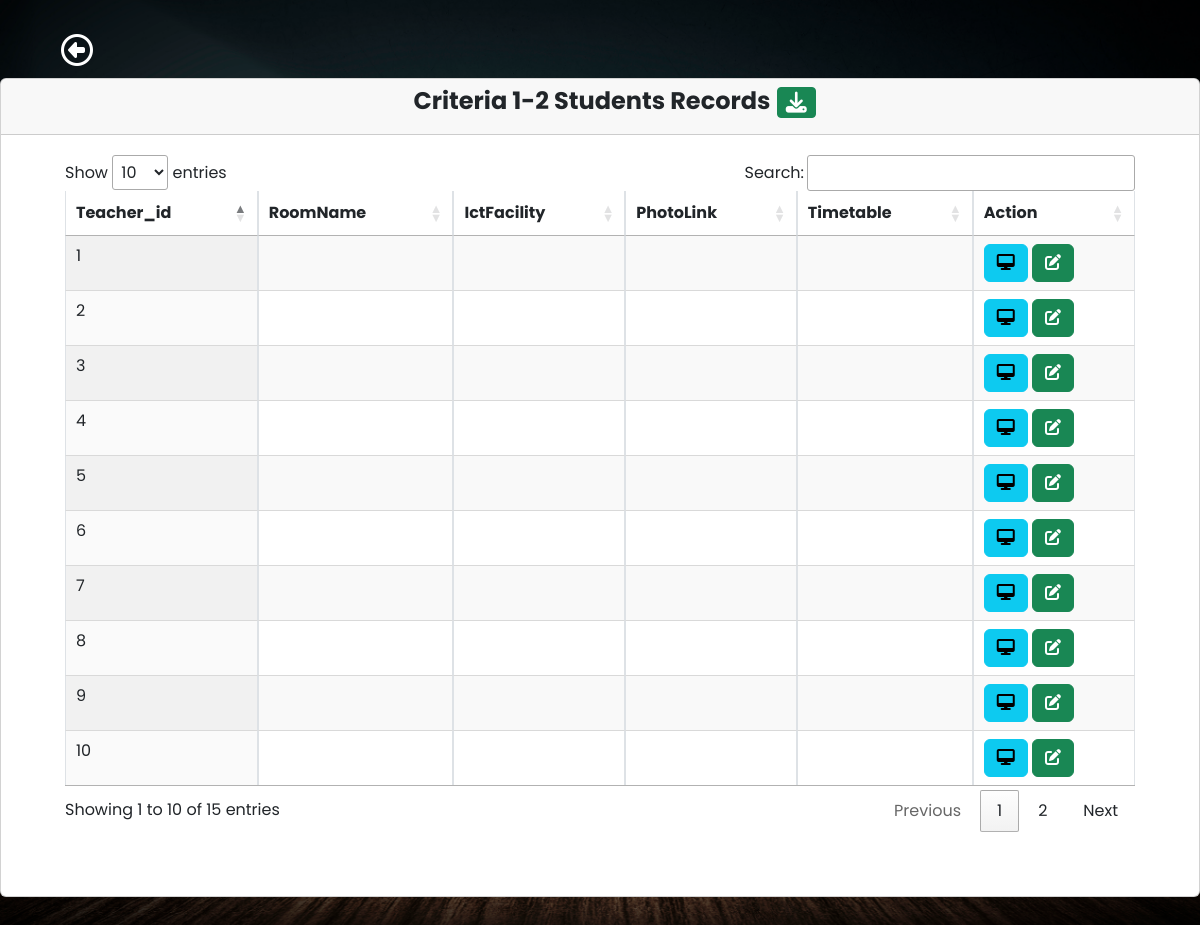
The app's page /criteria/criteria4-1a.php with its own data.
### tables this page shows
CREATE TABLE `teacherform` (
  `teacher_id` int(10) NOT NULL,
  `teacherName` varchar(100) NOT NULL,
  `pan` varchar(100) NOT NULL,
  `designation` varchar(50) NOT NULL,
  `appointmentYear` int(40) NOT NULL,
  `appointmentNature` varchar(100) NOT NULL,
  `departmentName` varchar(70) NOT NULL,
  `experienceYears` int(10) NOT NULL,
  `stillServing1` varchar(100) NOT NULL,
  `teacherNamePhD` varchar(100) NOT NULL,
  `qualificationYear` varchar(10) NOT NULL,
  `recognizedGuide` varchar(10) NOT NULL,
  `recognitionYear` int(10) NOT NULL,
  `stillServing2` varchar(10) NOT NULL,
  `researchScholar` varchar(100) NOT NULL,
  `registrationYear` int(10) NOT NULL,
  `guideAllotmentLink` date NOT NULL,
  `programmeName` varchar(50) NOT NULL,
  `programmeCode` varchar(50) NOT NULL,
  `semesterYear` varchar(10) NOT NULL,
  `lastExamDate` date NOT NULL,
  `resultDate` date NOT NULL,
  `programCode` varchar(10) NOT NULL,
  `programName` varchar(100) NOT NULL,
  `studentsAppeared` int(100) NOT NULL,
  `studentsPassed` int(100) NOT NULL,
  `teacherNameSeedMoney` varchar(100) NOT NULL,
  `seedAmount` int(10) NOT NULL,
  `yearReceived` int(10) NOT NULL,
  `policyLink` varchar(100) NOT NULL,
  `teacherNameAward` varchar(100) NOT NULL,
  `awardName` varchar(100) NOT NULL,
  `awardYear` int(10) NOT NULL,
  `awardingAgency` varchar(100) NOT NULL,
  `roomName` varchar(255) NOT NULL,
  `ictFacility` varchar(255) NOT NULL,
  `photoLink` varchar(255) NOT NULL,
  `timetable` varchar(255) NOT NULL,
  `year` varchar(10) NOT NULL,
  `budget` int(10) NOT NULL,
  `expenditure` int(10) NOT NULL,
  `totalExpenditure` int(10) NOT NULL,
  `maintenanceAcademic` int(10) NOT NULL,
  `maintenancePhysical` int(10) NOT NULL,
  `module` varchar(255) NOT NULL,
  `platform` varchar(255) NOT NULL,
  `launchDate` date NOT NULL,
  `documentLink` varchar(255) NOT NULL,
  `facility` varchar(255) NOT NULL,
  `developmentFacility` varchar(255) NOT NULL,
  `videoLink` varchar(255) NOT NULL,
  `scheme_name` varchar(255) NOT NULL,
  `gov_students` int(11) NOT NULL,
  `gov_amount` decimal(10,2) NOT NULL,
  `ngo_students` int(11) NOT NULL,
  `ngo_amount` decimal(10,2) NOT NULL,
  `ngo_name` varchar(255) NOT NULL,
  `capacity_programme` varchar(255) NOT NULL,
  `implementationDate` date NOT NULL,
  `enrolledStudents` int(11) NOT NULL,
  `agencies` text NOT NULL,
  `activity_name` varchar(255) NOT NULL,
  `students_attended` int(11) NOT NULL,
  `students_placed` int(11) NOT NULL,
  `eventDate` date NOT NULL,
  `teamIndividual` varchar(255) NOT NULL,
  `competitionLevel` varchar(255) NOT NULL,
  `eventName` varchar(255) NOT NULL,
  `pi_co_pi_name` varchar(255) NOT NULL,
  `funding_agency` varchar(255) NOT NULL,
  `type` varchar(100) NOT NULL,
  `department` varchar(255) NOT NULL,
  `funds_provided` int(10) NOT NULL,
  `duration` varchar(100) NOT NULL,
  `workshop_name` varchar(255) NOT NULL,
  `participants` int(11) NOT NULL,
  `date` varchar(100) NOT NULL,
  `activity_report_link` varchar(255) NOT NULL,
  `author_name` varchar(255) NOT NULL,
  `journal_name` varchar(255) NOT NULL,
  `publication_year` int(11) NOT NULL,
  `issn_number` varchar(255) NOT NULL,
  `journal_website` varchar(255) NOT NULL,
  `article_link` varchar(255) NOT NULL,
  `listing_status` varchar(255) NOT NULL,
  `teacher_consultants` varchar(255) NOT NULL,
  `project_name` varchar(255) NOT NULL,
  `agency_details` varchar(255) NOT NULL,
  `revenue_generated` decimal(10,2) NOT NULL,
  `trainees` int(11) NOT NULL,
  `teachers_staff_names` varchar(255) NOT NULL,
  `facilities_name_department` varchar(255) NOT NULL,
  `consultancy_name` varchar(255) NOT NULL,
  `total_amount_spent` int(10) NOT NULL,
  `organizing_unit` varchar(255) NOT NULL,
  `role` varchar(50) NOT NULL,
  `year_placement` varchar(4) NOT NULL,
  `studentName_placement` varchar(255) NOT NULL,
  `programGraduated_placement` varchar(255) NOT NULL,
  `employerName` varchar(255) NOT NULL,
  `payPackage` varchar(255) NOT NULL,
  `studentName_higher_education` varchar(255) NOT NULL,
  `institutionJoined` varchar(255) NOT NULL,
  `programAdmitted` varchar(255) NOT NULL,
  `e_governance` varchar(255) NOT NULL,
  `conference_name` varchar(255) NOT NULL,
  `conferenceName` varchar(255) NOT NULL,
  `professionalBody` varchar(255) NOT NULL,
  `amount` int(10) NOT NULL,
  `roles` varchar(255) NOT NULL,
  `from_date` date NOT NULL,
  `to_date` date NOT NULL,
  `program_title` varchar(255) NOT NULL
);

### criteria/criteria4-1a.php (the view, shortened to what this page needs)
<?php
require 'dbcon.php';
?>
<!doctype html>
<html lang="en">
<head>
    <link href="https://cdn.jsdelivr.net/npm/bootstrap@5.1.3/dist/css/bootstrap.min.css" rel="stylesheet">
    <link rel="stylesheet" href="https://cdn.datatables.net/1.10.2/css/jquery.dataTables.min.css">
    <link rel="stylesheet" href="https://pro.fontawesome.com/releases/v5.10.0/css/all.css">
    <?php
    include('../students/includes/header1.php');
    ?>
</head>
<body>
    <div class="wrapper">
        <div class="main">
            <nav class="navbar navbar-expand">
                <a href="../criteria/criteria.php" class="btn btn-2xl mx-5 mt-4"><i class="fa-regular fa-circle-left fa-2xl" style="color: #fff;"></i></a>
            </nav>
            <main class="content ">
                <div class=" mb-5">
                    <div class="row">
                        <div class="col-md-12">
                            <div class="card">
                                <div class="card-header">
                                    <h4 class="text-center">&emsp;<b> Criteria 1-2 Students Records</b>
                                        <a href="../students/student-create.php" class="btn btn-success btn-sm pull-right"><i class="fa-solid fa-download fa-xl"></i></a>
                                    </h4>
                                </div>
                                <div class="card-body m-5 mt-1">
                                    <table id="example" class="display table table-striped table-bordered table-hover" cellspacing="0" width="100%">
                                        <thead>
                                            <tr>
                                                <?php
                                                $query = "SELECT  teacher_id,roomName,ictFacility,photoLink,timetable FROM teacherform LIMIT 1";
                                                $query_run = mysqli_query($conn, $query);
                                                $row = mysqli_fetch_assoc($query_run);
                                                foreach ($row as $key => $value) {
                                                    echo "<th>" . ucfirst($key) . "</th>";
                                                }
                                                ?>
                                                <th>Action</th>
                                            </tr>
                                        </thead>
                                        <tbody>
                                            <?php
                                            $query = "SELECT teacher_id,roomName,ictFacility,photoLink,timetable FROM teacherform";
                                            $query_run = mysqli_query($conn, $query);
                                            if (mysqli_num_rows($query_run) > 0) {
                                                while ($student = mysqli_fetch_assoc($query_run)) {
                                            ?>
                                                    <tr>
                                                        <?php
                                                        foreach ($student as $data) {
                                                            echo "<td>" . $data . "</td>";
                                                        }
                                                        ?>
                                                        <td>
                                                            <a href="student-view.php?id=<?= $student['id']; ?>" class="btn btn-info btn-xs"><i class="fas fa-desktop "></i></a>
                                                            <a href="student-edit.php?id=<?= $student['id']; ?>" class="btn btn-success btn-xs"><i class="fas fa-edit"></i></a>
                                                        </td>
                                                    </tr>
                                            <?php
                                                }
                                            } else {
                                                echo "<tr><td colspan='4'>No Record Found</td></tr>";
                                            }
                                            ?>
                                        </tbody>
                                    </table>
                                </div>
                            </div>
                        </div>
                    </div>
                </div>
            </main>
        </div>
    </div>
</body>
</html>

### students/includes/header1.php (style rules this page uses)
body { font-family: 'Poppins', sans-serif; margin: 0; background-image: url("../img/background-image.jpg"); background-repeat: no-repeat; background-position: center bottom; background-size: cover; }
a { cursor: pointer; text-decoration: none; font-family: 'Poppins', sans-serif; }
.wrapper { align-items: stretch; display: flex; width: 100%; }
.main { display: flex; flex-direction: column; min-height: 100vh; width: 100%; overflow: hidden; transition: all 0.35s ease-in-out; }
.content { flex: 1; max-width: 100vw; width: 100vw; }
@media (min-width:768px) { .content { width: auto; } }

### records on screen
teacherform: teacher_id "1"
teacherform: teacher_id "2"
teacherform: teacher_id "3"
teacherform: teacher_id "4"
teacherform: teacher_id "5"
teacherform: teacher_id "6"
teacherform: teacher_id "7"
teacherform: teacher_id "8"
teacherform: teacher_id "9"
teacherform: teacher_id "10"

### other values on screen
$key "Teacher_id"
$key "RoomName"
$key "IctFacility"
$key "PhotoLink"
$key "Timetable"
